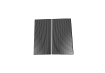

Python code for this plot:
#!/usr/bin/env python3

from random import *

from paper import Paper
from pen import Pen
from path import Path
from point import Point

fuscia = Pen(weight = 0.5, color = "#f09")
cyan = Pen(weight = 0.5, color = "#09f")
black = Pen(weight = 0.35)

paper = Paper(pens = [cyan, fuscia, black], width = 105, height = 73)

def getSquare(p, size):
  square = Path(points = [
    Point(p.x + size / 2, p.y + size / 2),
    Point(p.x + size / 2, p.y - size / 2),
    Point(p.x - size / 2, p.y - size / 2),
    Point(p.x - size / 2, p.y + size / 2)
  ], closed = True)

  return square

def randomise(path, distance):
  for p in path.points:
    p.moveVector(360 * random(), distance * random())

def drawDot(p):
  pList = []
  
  for i in range(5):
    point = p.clone()
    point.moveVector(360 / 5 * i, 0.25)
    pList.append(point)

  Path(points = pList, closed = True).setPen(fuscia)
    

square = getSquare(paper.center, 36)
randomise(square, 3)

gapSize = 0.5

pointA = square.points[2]
pointB = square.points[1]
pointF = square.points[0]
pointG = square.points[3]

guideAB = Path(points = [pointA, pointB])
guideGF = Path(points = [pointG, pointF])
guideBF = Path(points = [pointB, pointF])
guideAG = Path(points = [pointA, pointG])

positionBF = gapSize + (guideBF.length() - gapSize * 2) * random()
positionAG = gapSize + (guideBF.length() - gapSize * 2) * random()

pointC = guideBF.pointAtDistance(positionBF - gapSize)
pointD = guideBF.pointAtDistance(positionBF)
pointE = guideBF.pointAtDistance(positionBF + gapSize)

pointH = guideAG.pointAtDistance(positionAG + gapSize)
pointI = guideAG.pointAtDistance(positionAG)
pointJ = guideAG.pointAtDistance(positionAG - gapSize)

guideJC = Path(points = [pointJ, pointC])
guideHE = Path(points = [pointH, pointE])

def snake(guide1, guide2):
  numLines = 70
  pointList = []

  for l in range(numLines + 1):
    if l % 2 == 0:
      pointList.append(guide1.pointAtDistance(guide1.length() / numLines * l))
      pointList.append(guide2.pointAtDistance(guide2.length() / numLines * l))
    else: 
      pointList.append(guide2.pointAtDistance(guide2.length() / numLines * l))
      pointList.append(guide1.pointAtDistance(guide2.length() / numLines * l))

  return Path(points = pointList).setPen(black)

snakeA = snake(guideAB, guideJC)
snakeB = snake(guideGF, guideHE)

black.setBox()
black.rotate(randint(0, 1) * 90, paper.center)

paper.save("two-snake.svg")